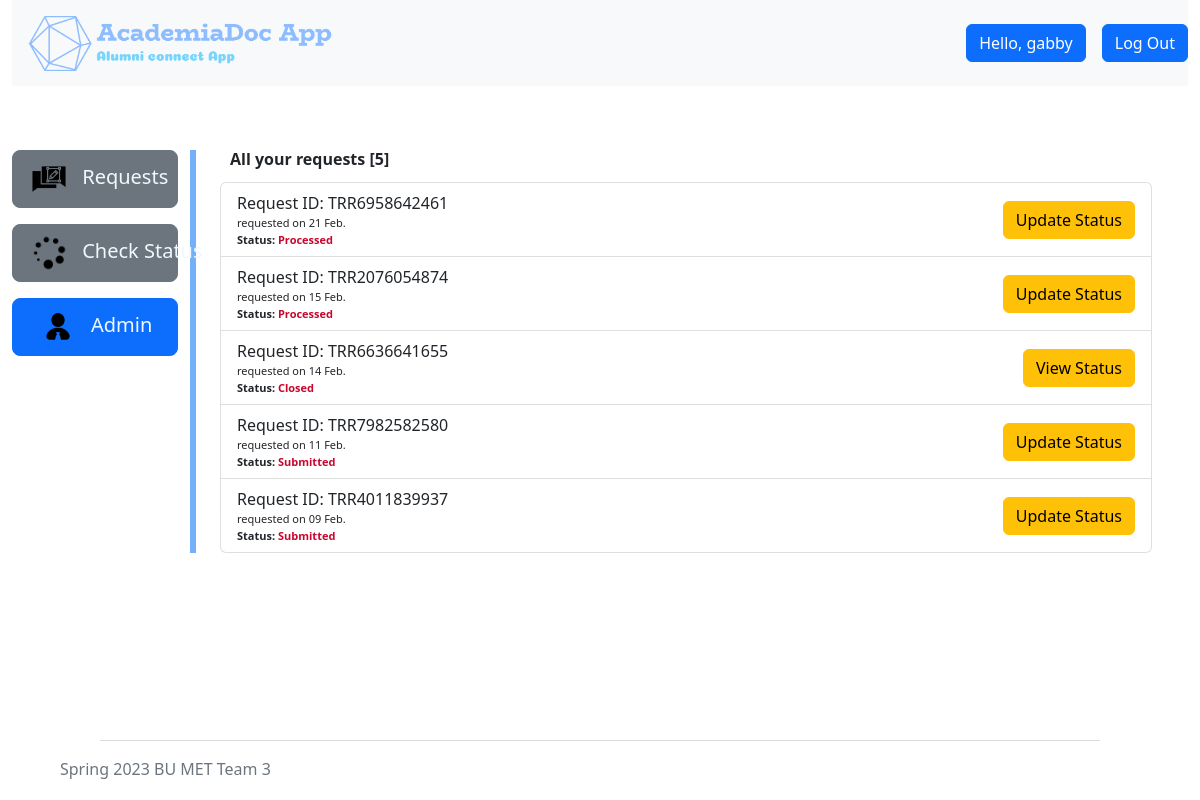
The app's page /admin-page/ (signed in) with its own data.
### academiadocapp/models.py (models this page shows, shortened)
class User(AbstractUser):
    CATEGORY = [
        ('Alumni', 'Alumni'),
        ('Faculty', 'Faculty'),
    ]
    role = models.CharField(max_length=7, choices=CATEGORY, default='Alumni')
    student_id = models.IntegerField(default=0,blank=True)
    grad_year = models.IntegerField(default=1900,blank=True)

class Requests(models.Model):
    def create_new_ref_no():
        not_unique = True
        while not_unique:
            unique_ref = random.randint(1000000000, 9999999999)
            if not Requests.objects.filter(reference=unique_ref):
                not_unique = False
        return str(unique_ref)
    STATUS = [
        ('SU', 'Submitted'),
        ('AP', 'Approved'),
        ('PR', 'Processed'),
        ('CO', 'Completed'),
        ('CL', 'Closed'),
    ]
    PURPOSE = [
        ('PE', 'Personal'),
        ('OF', 'Official'),
    ]
    creator = models.ForeignKey(settings.AUTH_USER_MODEL, on_delete=models.CASCADE)
    reference = models.CharField(max_length=10, blank=True, unique=True, default=create_new_ref_no)
    delivery_email = models.EmailField(max_length=254)
    purpose = models.CharField(max_length=2, choices=PURPOSE, default='OF',)
    agreement = models.BooleanField()
    status = models.CharField(max_length=2, choices=STATUS, default='SU', )
    date = models.DateTimeField(auto_now_add=True)
    approve_date = models.DateTimeField(blank=True, null=True)
    process_date = models.DateTimeField(blank=True, null=True)
    complete_date = models.DateTimeField(blank=True, null=True)
    close_date = models.DateTimeField(blank=True, null=True)
    pdf_file = models.FileField(upload_to='pdfs/', blank=True, null=True)
    class Meta:
        ordering = ['-date']

### academiadocapp/views.py (the view)
# urls.py: path('admin-page/', views.admin_page, name='admin-page'),
@user_passes_test(lambda user: user.is_staff)
@login_required
def admin_page(request):
    user = request.user
    transcript_requests = Requests.objects.all()
    count = Requests.objects.all().count()
    context = {
        'requests' : transcript_requests,
        'count' : count
    }
    return render(request, "academiadocapp/admin.html", context)

### academiadocapp/templates/academiadocapp/admin.html (shortened to what this page needs)
{% extends "base.html" %} {% load static %} {% block content %}
<div class="row" style="margin-top: 4rem">
  <div class="col-2" style="border-right: 6px solid rgb(115, 176, 247)">
    <div class="d-flex flex-column">
      <div>
        <button
          class="btn btn-secondary btn-lg"
          style="width: -webkit-fill-available"
        >
          <div class="d-none d-lg-block">
            <a
              class="text-decoration-none hidden-sm"
              href="{% url 'transcript' %}"
              style="color: aliceblue; white-space: nowrap"
            >
              <img
                class="pe-2"
                src="{% static 'icons/request.png' %}"
                alt="request"
                height="40"
              />
              Requests
            </a>
          </div>
        </button>
      </div>
      <div style="padding-top: 1rem">
        <button
          class="btn btn-secondary btn-lg"
          style="width: -webkit-fill-available"
        >
          <div class="d-none d-lg-block">
            <a
              class="text-decoration-none hidden-sm"
              href="{% url 'status' %}"
              style="color: aliceblue; white-space: nowrap"
            >
              <img
                class="pe-2"
                src="{% static 'icons/status.png' %}"
                alt=""
                height="40"
              />
              Check Status
            </a>
          </div>
        </button>
      </div>
      {% if request.user.is_staff %}
      <div style="padding-top: 1rem">
        <button
          class="btn btn-primary btn-lg"
          style="width: -webkit-fill-available"
        >
          <div class="d-none d-lg-block">
            <a
              class="text-decoration-none hidden-sm"
              href="{% url 'admin-page' %}"
              style="color: aliceblue; white-space: nowrap"
            >
              <img
                class="pe-2"
                src="{% static 'icons/admin.png' %}"
                alt=""
                height="40"
              />
              Admin
            </a>
          </div>
        </button>
      </div>
      {% endif %}
    </div>
  </div>
  <div class="col-10">
    <div class="container">
    <div class="row">
      <div class="col-md-12">
        <div>
          <div
            class="d-flex flex-row justify-content-between align-items-center order"
          >
              <h6 style="font-weight: bold; padding: 0px 0px 5px 10px;">All your requests [{{ count }}]</h4>
          </div>
          <div class="list-group">
              {% for request in requests %}
            <div  class="list-group-item list-group-item-action d-flex justify-content-between align-items-center">
               <div> Request ID: TRR{{ request.reference }}<span class="date" style="padding-left: 1rem;"><div>requested on {{ request.date|date:"d M" }}.
                <div style="font-weight: bold;">Status:
                  <span style="color: rgb(201, 6, 45);">
                {% if request.close_date %}
                Closed
                {% elif request.complete_date %}
                Completed
                {% elif request.process_date %}
                Processed
                {% elif request.approve_date %}
                Approved
                {% else %}
                Submitted
                {% endif %}</span>
                </div></div>
              </span></div>
              {% if request.close_date %}
              <a href="{% url 'update-status' request.id %}" type="button" class="btn btn-warning" style="align-self: center;">View Status</a>
              {% else %}
              <a href="{% url 'update-status' request.id %}" type="button" class="btn btn-warning" style="align-self: center;">Update Status</a>
              {% endif %}
            </div>
            {% endfor %}
          </div>
        </div>
      </div>
    </div>
  </div></div>
</div>
{% endblock %}

### academiadocapp/templates/base.html (shortened to what this page needs)
{% load static %}
<!DOCTYPE html>
<html lang="en">
  <head>
    <link
      href="https://cdn.jsdelivr.net/npm/bootstrap@5.2.1/dist/css/bootstrap.min.css"
      rel="stylesheet"
    />
    <link href="{% static 'styles.css' %}" rel="stylesheet" />
  </head>
  <body style="min-width: 550px; min-height: 100vh; position: relative">
    <div style="padding-bottom: 60px">
      <div class="container-fluid">
        <div class="row">
          <div class="col">
            <div class="container-fluid">
              <div class="row">
                <nav class="navbar navbar-expand-lg bg-light">
                  <div class="col d-flex justify-content-start ps-3">
                    <a href="/"
                      ><img
                        height="55"
                        src="{% static 'assets/logobackground.png' %}"
                        alt="logo"
                    /></a>
                  </div>
                  {% csrf_token %} {% if user.is_authenticated %}
                  <div
                    class="collapse navbar-collapse"
                    id="navbarSupportedContent"
                    data-toggle="collapse"
                    data-target=".navbar-collapse"
                  >
                    <ul
                      class="navbar-nav mb-2 mb-lg-0"
                      style="margin-left: auto"
                    >
                      <li class="nav-item">
                        <a class="nav-link" href="#">
                          <a class="btn btn-primary mb-3 ms-3"
                            >Hello, {{ user.username}}</a
                          >
                        </a>
                      </li>
                      <li class="nav-item">
                        <a class="nav-link" href="">
                          <a
                            id="logout"
                            class="btn btn-primary mb-3 ms-3"
                            href="{% url 'logout'%}"
                            role="button"
                            >Log Out</a
                          >
                        </a>
                      </li>
                    </ul>
                  </div>
                  {% endif %}
                </nav>
              </div>
            </div>
          </div>
        </div>
        <div class="row">{% block content %} {% endblock %}</div>
      </div>
    </div>
    <footer
      class="mt-5"
      style="
        width: 100%;
        height: 60px;
        position: absolute;
        bottom: 0;
        display: flex;
        flex-wrap: wrap;
      "
    >
      <div class="container-fluid text-secondary">
        <div class="row justify-content-center">
          <hr class="col-10" />
        </div>
        <div class="row px-5">
          <div class="col-md-6 col-sm-12 d-flex justify-content-start">
            <p>Spring 2023 BU MET Team 3</p>
          </div>
        </div>
      </div>
    </footer>
  </body>
</html>

### static/styles.css (style rules this page uses)
body { background-color: rgb(255, 255, 255); }
.date { font-size: 11px; }

### records on screen
User: username "gabby"
Requests: reference "6958642461", date "21 Feb", shows "Processed", shows "Update Status"
Requests: reference "2076054874", date "15 Feb", shows "Processed", shows "Update Status"
Requests: reference "6636641655", date "14 Feb", shows "Closed", shows "View Status"
Requests: reference "7982582580", date "11 Feb", shows "Submitted", shows "Update Status"
Requests: reference "4011839937", date "09 Feb", shows "Submitted", shows "Update Status"

### other values on screen
{{ count }} "5"
